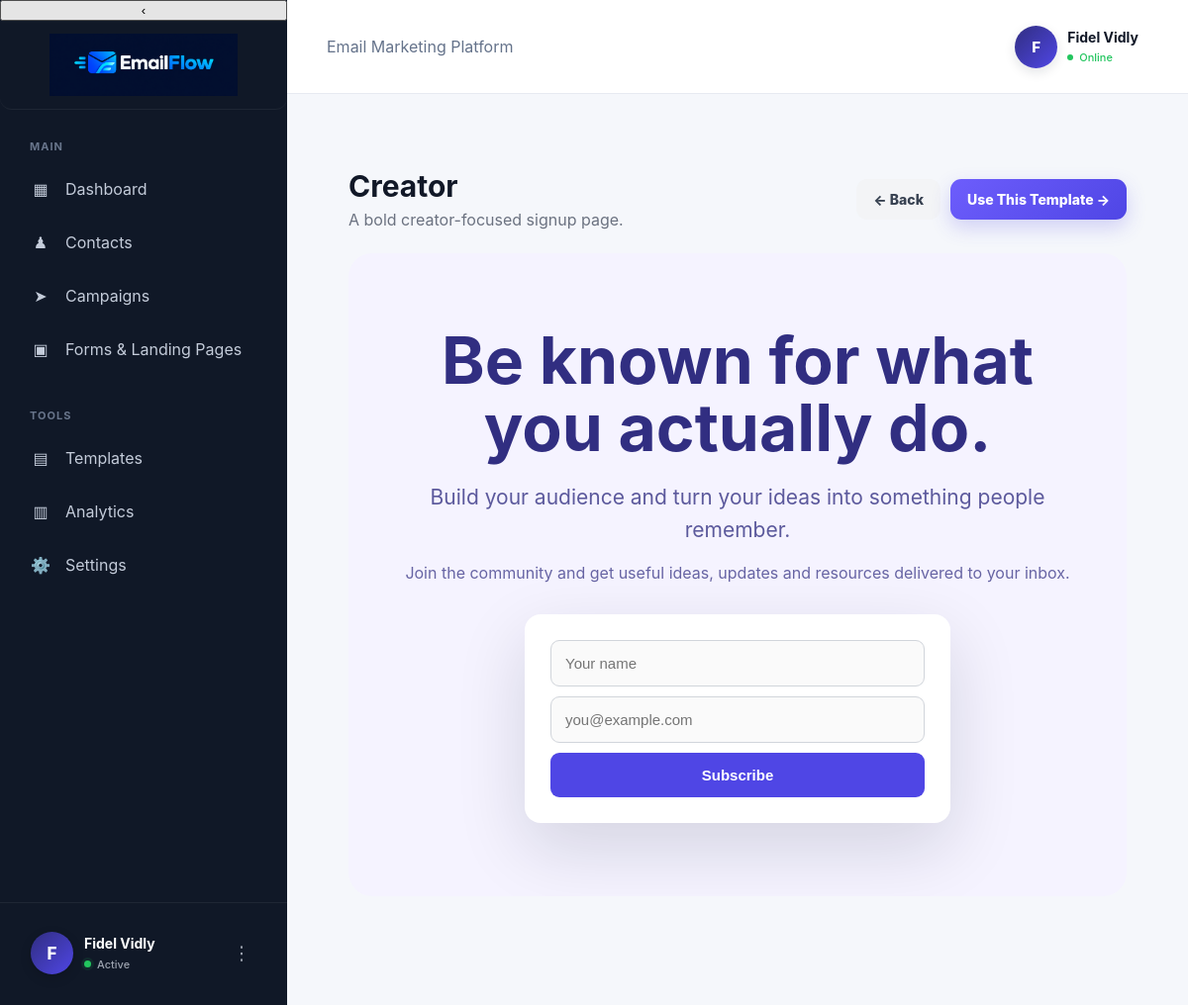
Screenshot of /landing-pages/templates/1/preview (signed in) with the database file from the repository.
### models.py (models this page shows, shortened)
class User(db.Model):
    __tablename__ = "users"
    id = db.Column(
        db.Integer,
        primary_key=True
    )
    name = db.Column(
        db.String(100),
        nullable=False
    )
    email = db.Column(
        db.String(120),
        unique=True,
        nullable=False
    )
    password = db.Column(
        db.String(255),
        nullable=False
    )
    email_verified = db.Column(
        db.Boolean,
        default=False,
        nullable=False
    )
    email_verified_at = db.Column(
        db.DateTime,
        nullable=True
    )
    address = db.Column(
        db.String(255),
        nullable=True
    )
    city = db.Column(
        db.String(100),
        nullable=True
    )
    state = db.Column(
        db.String(100),
        nullable=True
    )
    postal_code = db.Column(
        db.String(30),
        nullable=True
    )
    country = db.Column(
        db.String(100),
        nullable=True
    )

class LandingPageTemplate(db.Model):
    __tablename__ = "landing_page_templates"
    id = db.Column(db.Integer, primary_key=True)
    name = db.Column(db.String(150), nullable=False)
    category = db.Column(
        db.String(100),
        nullable=False,
        default="General"
    )
    description = db.Column(db.Text, nullable=True)
    style = db.Column(
        db.String(50),
        nullable=False,
        default="classic"
    )
    headline = db.Column(db.String(255), nullable=False)
    subheadline = db.Column(db.String(500), nullable=True)
    description_text = db.Column(db.Text, nullable=True)
    button_text = db.Column(
        db.String(100),
        nullable=False,
        default="Get Started"
    )
    is_system_template = db.Column(
        db.Boolean,
        nullable=False,
        default=True
    )
    created_by = db.Column(
        db.Integer,
        db.ForeignKey("users.id"),
        nullable=True
    )
    created_at = db.Column(
        db.DateTime,
        default=datetime.now(UTC),
        nullable=False
    )

### app.py (the view)
@app.route("/landing-pages/templates/<int:template_id>/preview")
def preview_landing_template(template_id):
    if "user_id" not in session:
        return redirect(url_for("login"))
    template = LandingPageTemplate.query.filter_by(
        id=template_id,
        is_system_template=True
    ).first_or_404()
    return render_template(
        "preview_landing_template.html",
        template=template
    )

### app.py (called while the page is built)
@app.context_processor
def inject_current_user():
    user = None
    if "user_id" in session:
        user = db.session.get(
            User,
            session["user_id"]
        )
    return {
        "current_user": user
    }

### templates/preview_landing_template.html (shortened to what this page needs)
{% extends "dashboard_base.html" %}
{% block content %}
<div class="preview-page">
    <div class="preview-header">
        <div>
            <h1>
                {{ template.name }}
            </h1>
            <p>
                {{ template.description }}
            </p>
        </div>
        <div class="preview-actions">
            <a
                class="btn btn-light"
                href="{{ url_for('landing_pages') }}"
            >
                ← Back
            </a>
            <a
                class="btn btn-primary"
                href="{{ url_for(
                    'create_landing_page',
                    template_id=template.id
                ) }}"
            >
                Use This Template →
            </a>
        </div>
    </div>
    <div class="landing-preview {{ template.style }}">
        <div class="preview-inner">
            <h2>
                {{ template.headline }}
            </h2>
            {% if template.subheadline %}
            <div class="subheadline">
                {{ template.subheadline }}
            </div>
            {% endif %}
            {% if template.description_text %}
            <div class="description">
                {{ template.description_text }}
            </div>
            {% endif %}
            <div class="preview-form">
                <input
                    type="text"
                    placeholder="Your name"
                    disabled
                >
                <input
                    type="email"
                    placeholder="you@example.com"
                    disabled
                >
                <button type="button">
                    {{ template.button_text }}
                </button>
            </div>
        </div>
    </div>
</div>
{% endblock %}

### templates/dashboard_base.html (shortened to what this page needs)
<!DOCTYPE html>
<html lang="en">
<head>
    <link
        rel="stylesheet"
        href="{{ url_for('static', filename='css/style.css') }}"
    >
</head>
<body>
<div class="app-shell">
    <aside class="sidebar">
        <button
            type="button"
            class="sidebar-collapse-button"
            id="sidebarCollapseButton"
            aria-label="Collapse sidebar"
            title="Collapse sidebar"
        >
            ‹
        </button>
        <a
            href="{{ url_for('dashboard') }}"
            class="sidebar-brand"
        >
            <img
                src="{{ url_for('static', filename='images/emailflow-logo.png') }}"
                alt="EmailFlow"
                class="emailflow-logo"
            >
        </a>
        <div class="nav-section">
            <div class="nav-title">
                MAIN
            </div>
            <a
                href="{{ url_for('dashboard') }}"
                class="nav-item {% if request.endpoint == 'dashboard' %}active{% endif %}"
                data-tooltip="Dashboard"
            >
                <span class="nav-icon">
                    ▦
                </span>
                Dashboard
            </a>
            <a
                href="{{ url_for('contacts') }}"
                class="nav-item {% if request.endpoint == 'contacts' %}active{% endif %}"
                data-tooltip="Contacts"
            >
                <span class="nav-icon">
                    ♟
                </span>
                Contacts
            </a>
            <a
                href="{{ url_for('campaigns') }}"
                class="nav-item {% if request.endpoint == 'campaigns' %}active{% endif %}"
                data-tooltip="Campaigns"
            >
                <span class="nav-icon">
                    ➤
                </span>
                Campaigns
            </a>
            <a
                href="{{ url_for('forms') }}"
                class="nav-item {% if request.endpoint == 'forms' %}active{% endif %}"
                data-tooltip="forms"
            >
                <span class="nav-icon">
                    ▣
                </span>
                Forms & Landing Pages
            </a>
        </div>
        <div class="nav-section">
            <div class="nav-title">
                TOOLS
            </div>
            <a
                href="{{ url_for('templates') }}"
                class="nav-item {% if request.endpoint == 'templates' %}active{% endif %}"
                data-tooltip="templates"
            >
                <span class="nav-icon">
                    ▤
                </span>
                Templates
            </a>
            <a
                href="{{ url_for('analytics') }}"
                class="nav-item {% if request.endpoint == 'analytics' %}active{% endif %}"
                data-tooltip="analytics"
            >
                <span class="nav-icon">
                    ▥
                </span>
                <span>
                    Analytics
                </span>
            </a>
            <a
                href="{{ url_for('settings') }}"
                class="nav-item"
                data-tooltip="settings"
            >
                <span class="nav-icon">
                    ⚙️
                </span>
                <span>
                    Settings
                </span>
            </a>
        </div>
        <div class="sidebar-account-area">
            <button
                type="button"
                class="sidebar-account-button"
                id="sidebarAccountButton"
                aria-expanded="false"
                aria-controls="sidebarAccountMenu"
            >
                <span class="sidebar-account-avatar">
                    {% if session.get("user_name") %}
                        {{ session.get("user_name")[0]|upper }}
                    {% else %}
                        U
                    {% endif %}
                </span>
                <span class="sidebar-account-info">
                    <span class="sidebar-account-name">
                        {{ session.get("user_name", "Account") }}
                    </span>
                    <span class="sidebar-account-status">
                        <span class="sidebar-account-status-dot"></span>
                        <span>
                            Active
                        </span>
                    </span>
                </span>
                <span
                    class="sidebar-account-dots"
                    aria-hidden="true"
                >
                    ⋮
                </span>
            </button>
        </div>
    </aside>
    <main class="main-area">
        <header class="topbar">
            <div class="topbar-title">
                Email Marketing Platform
            </div>
            <div class="topbar-account-wrapper">
                <button
                    type="button"
                    class="topbar-account"
                    id="topbarAccountButton"
                    aria-expanded="false"
                    aria-controls="topbarAccountMenu"
                >
                    <div class="topbar-avatar">
                        {% if session.get("user_name") %}
                            {{ session.get("user_name")[0]|upper }}
                        {% else %}
                            U
                        {% endif %}
                    </div>
                    <div>
                        <strong class="topbar-account-name">
                            {{ session.get("user_name", "Account") }}
                        </strong>
                        <div class="topbar-account-status">
                            <span class="topbar-account-status-dot"></span>
                            Online
                        </div>
                    </div>
                </button>
            </div>
        </header>
        <section class="page-content">
            {% block content %}
            {% endblock %}
        </section>
    </main>
</div>
</body>
</html>

### static/css/style.css (style rules this page uses)
* { box-sizing: border-box; }
body { margin: 0; font-family: Inter, Arial, sans-serif; color: #111827; background: #f5f7fb; }
a { text-decoration: none; }
.app-shell { display: flex; min-height: 100vh; }
.sidebar { width: 290px; background: #101827; color: white; position: fixed; top: 0; bottom: 0; left: 0; display: flex; flex-direction: column; }
.sidebar-brand { padding: 25px; display: flex; align-items: center; gap: 12px; border-bottom: 1px solid rgba(255,255,255,0.06); }
.nav-section { padding: 30px 16px 0; }
.nav-title { color: #68758b; font-size: 11px; font-weight: 700; letter-spacing: 1px; padding: 0 14px 12px; }
.nav-item { display: flex; align-items: center; gap: 14px; color: #c4ccda; padding: 14px; margin-bottom: 6px; border-radius: 10px; transition: 0.2s; }
.nav-icon { width: 22px; text-align: center; }
.account-avatar, .topbar-avatar { width: 40px; height: 40px; border-radius: 50%; background: #242f46; display: flex; align-items: center; justify-content: center; }
.main-area { margin-left: 290px; width: calc(100% - 290px); min-height: 100vh; }
.topbar { height: 95px; background: white; border-bottom: 1px solid #e7eaf1; display: flex; align-items: center; justify-content: space-between; padding: 0 40px; }
.topbar-title { color: #65738b; }
.topbar-account { display: flex; align-items: center; gap: 12px; }
.page-content { padding: 40px; }

### templates/dashboard_base.html (style rules this page uses)
.sidebar-account-area { position: relative; margin-top: auto; padding: 18px 20px 20px; border-top: 1px solid rgba(255, 255, 255, 0.06); }
.sidebar-brand { display: flex; align-items: center; justify-content: center; width: 100%; height: 90px; padding: 5px 12px; box-sizing: border-box; text-decoration: none; border-radius: 12px; cursor: pointer; transition: background 0.18s ease, transform 0.18s ease; }
.emailflow-logo { display: block; width: 190px; max-width: 100%; height: auto; object-fit: contain; }
.sidebar-account-button { position: relative; width: 100%; display: flex; align-items: center; gap: 11px; padding: 10px 10px; border: 1px solid transparent; border-radius: 13px; background: transparent; color: #ffffff; text-align: left; cursor: pointer; transition: background 0.18s ease, border-color 0.18s ease; font-family: inherit; }
.sidebar-account-avatar { width: 43px; height: 43px; min-width: 43px; display: flex; align-items: center; justify-content: center; border-radius: 50%; background: linear-gradient( 135deg, #312e81, #4f46e5 ); color: #ffffff; font-size: 17px; font-weight: 800; box-shadow: 0 4px 12px rgba(0, 0, 0, 0.16); }
.sidebar-account-info { flex: 1; min-width: 0; }
.sidebar-account-name { display: block; max-width: 180px; overflow: hidden; text-overflow: ellipsis; white-space: nowrap; color: #ffffff; font-size: 14px; font-weight: 700; line-height: 1.3; }
.sidebar-account-status { display: flex; align-items: center; gap: 6px; margin-top: 4px; color: #9ca3af; font-size: 11px; font-weight: 500; }
.sidebar-account-status-dot { width: 7px; height: 7px; border-radius: 50%; background: #22c55e; box-shadow: 0 0 0 3px rgba(34, 197, 94, 0.10); }
.sidebar-account-dots { display: flex; align-items: center; justify-content: center; width: 30px; height: 30px; border-radius: 8px; color: #9ca3af; font-size: 19px; transition: background 0.18s ease, color 0.18s ease; }
.topbar { position: relative; }
.topbar-account-wrapper { position: relative; }
.topbar-account { display: flex; align-items: center; gap: 10px; padding: 7px 9px; border: 1px solid transparent; border-radius: 12px; background: transparent; cursor: pointer; transition: background 0.18s ease, border-color 0.18s ease; font-family: inherit; text-align: left; }
.topbar-avatar { width: 43px; height: 43px; min-width: 43px; display: flex; align-items: center; justify-content: center; border-radius: 50%; background: linear-gradient( 135deg, #312e81, #4f46e5 ); color: #ffffff; font-size: 15px; font-weight: 800; box-shadow: 0 4px 12px rgba(15, 23, 42, 0.12); }
.topbar-account-name { display: block; max-width: 180px; overflow: hidden; text-overflow: ellipsis; white-space: nowrap; color: #111827; font-size: 14px; font-weight: 700; line-height: 1.3; }
.topbar-account-status { display: flex; align-items: center; gap: 6px; margin-top: 3px; color: #22c55e; font-size: 11px; font-weight: 500; }
.topbar-account-status-dot { width: 6px; height: 6px; border-radius: 50%; background: #22c55e; }

### rows the page displays
User: get "Fidel Vidly"
LandingPageTemplate: name "Creator", description "A bold creator-focused signup page.", headline "Be known for what you actually do.", subheadline "Build your audience and turn your ideas into something people remember.", description_text "Join the community and get useful ideas, updates and resources delivered to your inbox.", button_text "Subscribe"

### other values shown
{{ session.get("user_name")[0]|upper }} "F"
